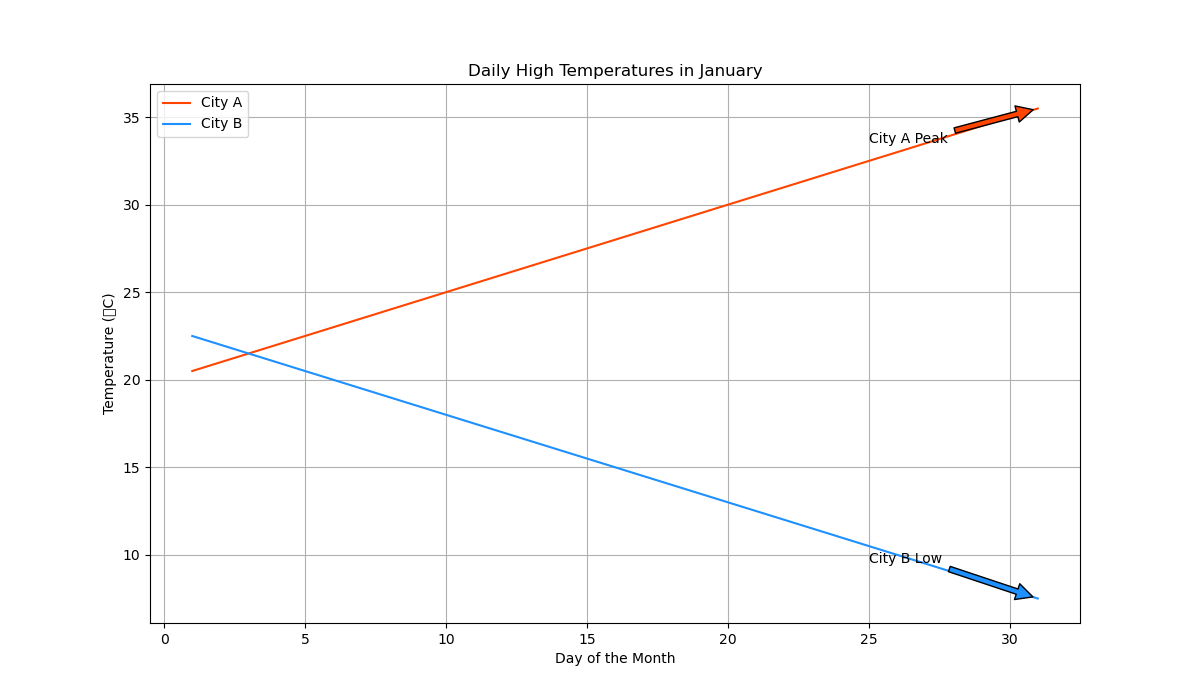

Generate this figure with Python:

import matplotlib.pyplot as plt

days = [i for i in range(1, 32)]
temp_city_a = [20.5, 21.0, 21.5, 22.0, 22.5, 23.0, 23.5, 24.0, 24.5, 25.0, 25.5, 26.0, 26.5, 27.0, 27.5, 28.0, 28.5, 29.0, 29.5, 30.0, 30.5, 31.0, 31.5, 32.0, 32.5, 33.0, 33.5, 34.0, 34.5, 35.0, 35.5]
temp_city_b = [22.5, 22.0, 21.5, 21.0, 20.5, 20.0, 19.5, 19.0, 18.5, 18.0, 17.5, 17.0, 16.5, 16.0, 15.5, 15.0, 14.5, 14.0, 13.5, 13.0, 12.5, 12.0, 11.5, 11.0, 10.5, 10.0, 9.5, 9.0, 8.5, 8.0, 7.5]

plt.figure(figsize=(12, 7))
plt.plot(days, temp_city_a, color='#FF4500', label='City A')  # OrangeRed
plt.plot(days, temp_city_b, color='#1E90FF', label='City B')  # DodgerBlue

plt.title('Daily High Temperatures in January')
plt.xlabel('Day of the Month')
plt.ylabel('Temperature (°C)')

plt.annotate('City A Peak', xy=(31, temp_city_a[-1]), xytext=(25, temp_city_a[-5]),
             arrowprops=dict(facecolor='#FF4500', shrink=0.05))

plt.annotate('City B Low', xy=(31, temp_city_b[-1]), xytext=(25, temp_city_b[-5]),
             arrowprops=dict(facecolor='#1E90FF', shrink=0.05))

plt.grid(True)
plt.legend()
plt.show()
